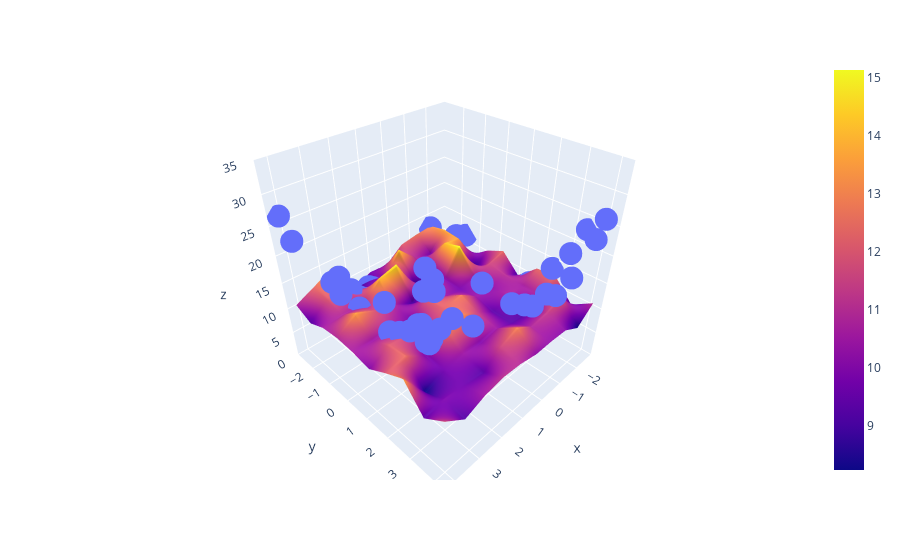

Notebook code for this chart:
### Code cell
fig =px.scatter_3d(df,x=x.ravel(),y =y.ravel(),z =z.ravel())
fig.add_trace(go.Surface(x=x_input,y=y_input,z=z_final))
fig.update_layout(scene =dict(zaxis =dict(range=[0,35])))
fig.show()
